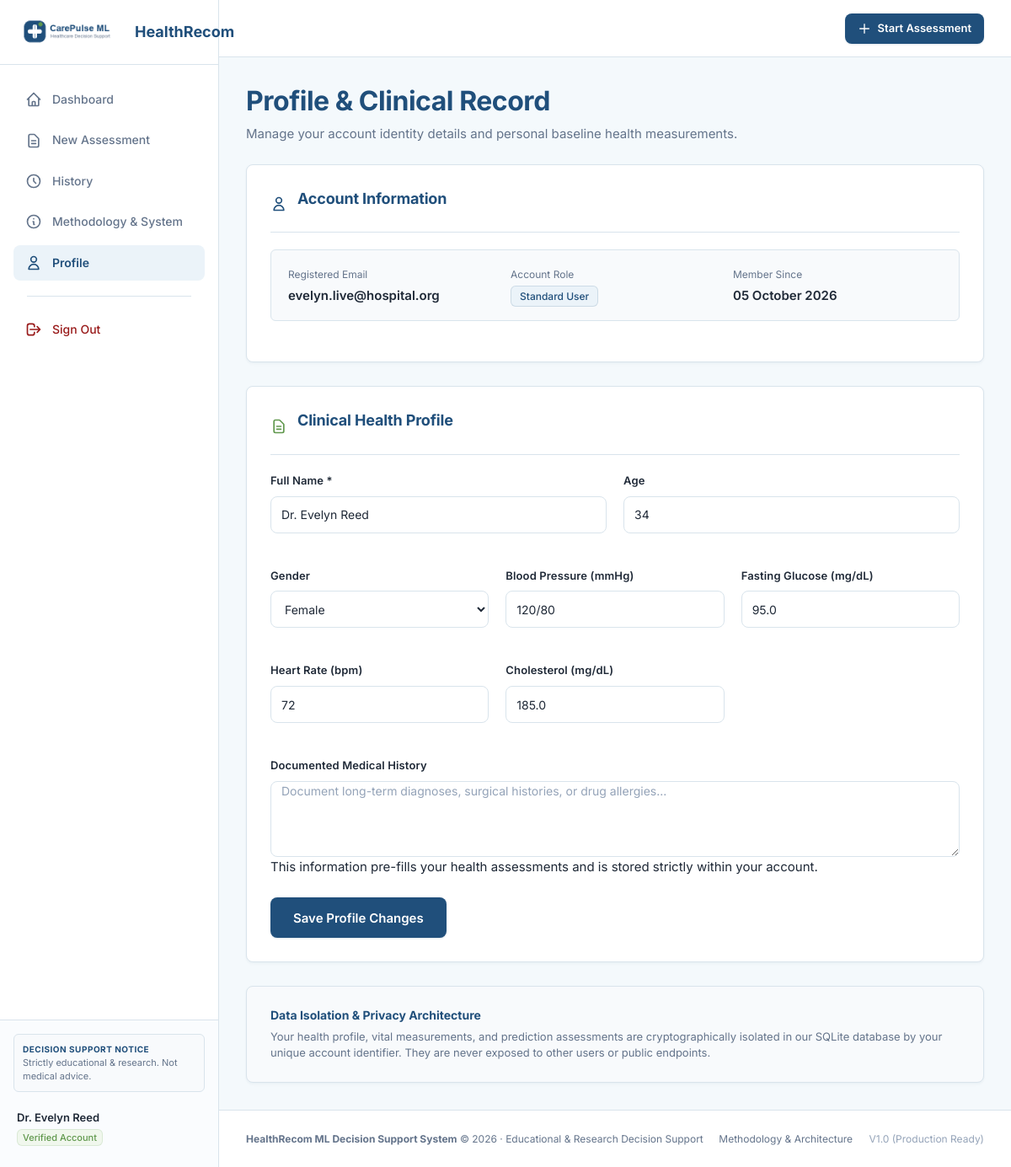
Screenshot of /profile (signed in) with the database file from the repository.
### tables this page shows
CREATE TABLE users (
            id INTEGER PRIMARY KEY AUTOINCREMENT,
            name TEXT NOT NULL,
            email TEXT UNIQUE NOT NULL,
            password_hash TEXT NOT NULL,
            role TEXT DEFAULT 'user',
            age INTEGER,
            gender TEXT,
            created_at DATETIME DEFAULT CURRENT_TIMESTAMP,
            updated_at DATETIME DEFAULT CURRENT_TIMESTAMP
        );

CREATE TABLE health_profiles (
            id INTEGER PRIMARY KEY AUTOINCREMENT,
            user_id INTEGER NOT NULL UNIQUE,
            age INTEGER,
            gender TEXT,
            blood_pressure TEXT,
            glucose REAL,
            heart_rate INTEGER,
            cholesterol REAL,
            medical_history TEXT,
            updated_at DATETIME DEFAULT CURRENT_TIMESTAMP,
            FOREIGN KEY (user_id) REFERENCES users (id) ON DELETE CASCADE
        );

### app/routes/recommendation.py (the view, shortened to what this page needs)
@recommendation_bp.route('/profile', methods=['GET', 'POST'])
@auth_required
def profile():
    db_path = current_app.config['DATABASE_PATH']
    user_id = g.user['id']
    health_profile = get_health_profile(db_path, user_id)
    return render_template(
        'profile.html',
        user=g.user,
        health_profile=health_profile,
        disclaimer=current_app.config['DISCLAIMER']
    )

### app/database/db.py (called while the page is built)
def get_db_connection(db_path):
    conn = sqlite3.connect(db_path, timeout=30.0, check_same_thread=False)
    conn.row_factory = sqlite3.Row
    conn.execute("PRAGMA foreign_keys = ON;")
    try:
        conn.execute("PRAGMA journal_mode = WAL;")
        conn.execute("PRAGMA synchronous = NORMAL;")
        conn.execute("PRAGMA busy_timeout = 30000;")
    except Exception:
        pass
    return conn

def get_user_by_id(db_path, user_id):
    with get_db_connection(db_path) as conn:
        cursor = conn.cursor()
        cursor.execute("SELECT id, name, email, role, age, gender, created_at, updated_at FROM users WHERE id = ?", (user_id,))
        row = cursor.fetchone()
        return dict(row) if row else None

def get_health_profile(db_path, user_id):
    with get_db_connection(db_path) as conn:
        cursor = conn.cursor()
        cursor.execute("SELECT * FROM health_profiles WHERE user_id = ?", (user_id,))
        row = cursor.fetchone()
        return dict(row) if row else None

### templates/profile.html (shortened to what this page needs)
{% extends "base.html" %}
{% block extra_css %}
<link rel="stylesheet" href="{{ url_for('static', filename='css/profile.css') }}">
{% endblock %}
{% block content %}
<div class="page-header">
  <div>
    <h1 class="page-title">Profile & Clinical Record</h1>
    <p class="page-subtitle">
      Manage your account identity details and personal baseline health measurements.
    </p>
  </div>
</div>
<div class="profile-container">
  <section class="profile-section-card">
    <div class="profile-section-header">
      <svg style="width: 20px; height: 20px; color: var(--primary);" fill="none" stroke="currentColor" viewBox="0 0 24 24"><path stroke-linecap="round" stroke-linejoin="round" stroke-width="2" d="M16 7a4 4 0 11-8 0 4 4 0 018 0zM12 14a7 7 0 00-7 7h14a7 7 0 00-7-7z"/></svg>
      <h2 class="profile-section-title">Account Information</h2>
    </div>
    <div class="account-info-box">
      <div>
        <span class="account-item-label">Registered Email</span>
        <div class="account-item-val">{{ user.email }}</div>
      </div>
      <div>
        <span class="account-item-label">Account Role</span>
        <div class="account-item-val">
          <span class="badge badge-primary">Standard User</span>
        </div>
      </div>
      <div>
        <span class="account-item-label">Member Since</span>
        <div class="account-item-val">{{ user.created_at | format_date }}</div>
      </div>
    </div>
  </section>
  <form method="POST" action="{{ url_for('recommendation.profile') }}" class="profile-section-card">
    <div class="profile-section-header">
      <svg style="width: 20px; height: 20px; color: var(--secondary);" fill="none" stroke="currentColor" viewBox="0 0 24 24"><path stroke-linecap="round" stroke-linejoin="round" stroke-width="2" d="M9 12h6m-6 4h6m2 5H7a2 2 0 01-2-2V5a2 2 0 012-2h5.586a1 1 0 01.707.293l5.414 5.414a1 1 0 01.293.707V19a2 2 0 01-2 2z"/></svg>
      <h2 class="profile-section-title">Clinical Health Profile</h2>
    </div>
    <div style="display: grid; grid-template-columns: 1fr 1fr; gap: 20px; margin-bottom: 20px;">
      <div class="form-group">
        <label for="name" class="form-label">
          <span>Full Name</span>
          <span class="required-indicator">*</span>
        </label>
        <input type="text" id="name" name="name" class="form-control" value="{{ user.name }}" required>
      </div>
      <div class="form-group">
        <label for="age" class="form-label">Age</label>
        <input type="number" id="age" name="age" class="form-control" min="1" max="125"
               value="{{ health_profile.age if health_profile and health_profile.age else (user.age or '') }}">
      </div>
    </div>
    <div style="display: grid; grid-template-columns: repeat(auto-fit, minmax(200px, 1fr)); gap: 20px; margin-bottom: 20px;">
      <div class="form-group">
        <label for="gender" class="form-label">Gender</label>
        {% set cur_gender = health_profile.gender if health_profile and health_profile.gender else (user.gender or '') %}
        <select id="gender" name="gender" class="form-control">
          <option value="Female" {% if cur_gender == 'Female' %}selected{% endif %}>Female</option>
        </select>
      </div>
      <div class="form-group">
        <label for="blood_pressure" class="form-label">Blood Pressure (mmHg)</label>
        <input type="text" id="blood_pressure" name="blood_pressure" class="form-control"
               placeholder="e.g. 120/80"
               value="{{ health_profile.blood_pressure if health_profile and health_profile.blood_pressure else '' }}">
      </div>
      <div class="form-group">
        <label for="glucose" class="form-label">Fasting Glucose (mg/dL)</label>
        <input type="number" step="0.1" id="glucose" name="glucose" class="form-control"
               placeholder="e.g. 95"
               value="{{ health_profile.glucose if health_profile and health_profile.glucose else '' }}">
      </div>
      <div class="form-group">
        <label for="heart_rate" class="form-label">Heart Rate (bpm)</label>
        <input type="number" id="heart_rate" name="heart_rate" class="form-control"
               placeholder="e.g. 72"
               value="{{ health_profile.heart_rate if health_profile and health_profile.heart_rate else '' }}">
      </div>
      <div class="form-group">
        <label for="cholesterol" class="form-label">Cholesterol (mg/dL)</label>
        <input type="number" step="0.1" id="cholesterol" name="cholesterol" class="form-control"
               placeholder="e.g. 190"
               value="{{ health_profile.cholesterol if health_profile and health_profile.cholesterol else '' }}">
      </div>
    </div>
    <div class="form-group" style="margin-bottom: 24px;">
      <label for="medical_history" class="form-label">Documented Medical History</label>
      <textarea id="medical_history" name="medical_history" class="form-control" rows="4"
                placeholder="Document long-term diagnoses, surgical histories, or drug allergies...">{{ health_profile.medical_history if health_profile and health_profile.medical_history else '' }}</textarea>
      <span class="helper-text">This information pre-fills your health assessments and is stored strictly within your account.</span>
    </div>
    <button type="submit" class="btn btn-primary btn-lg">
      Save Profile Changes
    </button>
  </form>
  <div class="card" style="background-color: #F8FAFC;">
    <h3 style="font-size: 14px; font-weight: 700; color: var(--primary); margin-bottom: 6px;">
      Data Isolation & Privacy Architecture
    </h3>
    <p style="font-size: 13px; color: var(--text-muted); line-height: 1.5;">
      Your health profile, vital measurements, and prediction assessments are cryptographically isolated in our SQLite database by your unique account identifier. They are never exposed to other users or public endpoints.
    </p>
  </div>
</div>
{% endblock %}

### templates/base.html (shortened to what this page needs)
<!DOCTYPE html>
<html lang="en">
<head>
  <link rel="stylesheet" href="{{ url_for('static', filename='css/main.css') }}">
  <link rel="stylesheet" href="{{ url_for('static', filename='css/base.css') }}">
  {% block extra_css %}{% endblock %}
</head>
<body>
  {% if current_user or session.get('user_id') %}
  <div class="app-shell">
    <aside class="app-sidebar" id="appSidebar">
      <div class="sidebar-header">
        <a href="{{ url_for('dashboard.view_dashboard') }}" style="display: flex; align-items: center; gap: 10px; text-decoration: none;">
          <img src="{{ url_for('static', filename='images/logo.png') }}" alt="HealthRecom Logo" class="sidebar-logo">
          <span style="font-size: 18px; font-weight: 700; color: var(--primary);">HealthRecom</span>
        </a>
      </div>
      <nav class="sidebar-nav">
        <a href="{{ url_for('dashboard.view_dashboard') }}" class="nav-item {% if request.endpoint in ['dashboard.dashboard', 'dashboard.view_dashboard'] %}active{% endif %}">
          <svg style="width: 20px; height: 20px;" fill="none" stroke="currentColor" viewBox="0 0 24 24"><path stroke-linecap="round" stroke-linejoin="round" stroke-width="2" d="M3 12l2-2m0 0l7-7 7 7M5 10v10a1 1 0 001 1h3m10-11l2 2m-2-2v10a1 1 0 01-1 1h-3m-6 0a1 1 0 001-1v-4a1 1 0 011-1h2a1 1 0 011 1v4a1 1 0 001 1m-6 0h6"/></svg>
          Dashboard
        </a>
        <a href="{{ url_for('prediction.assessment') }}" class="nav-item {% if request.endpoint == 'prediction.assessment' %}active{% endif %}">
          <svg style="width: 20px; height: 20px;" fill="none" stroke="currentColor" viewBox="0 0 24 24"><path stroke-linecap="round" stroke-linejoin="round" stroke-width="2" d="M9 12h6m-6 4h6m2 5H7a2 2 0 01-2-2V5a2 2 0 012-2h5.586a1 1 0 01.707.293l5.414 5.414a1 1 0 01.293.707V19a2 2 0 01-2 2z"/></svg>
          New Assessment
        </a>
        <a href="{{ url_for('prediction.history') }}" class="nav-item {% if request.endpoint == 'prediction.history' %}active{% endif %}">
          <svg style="width: 20px; height: 20px;" fill="none" stroke="currentColor" viewBox="0 0 24 24"><path stroke-linecap="round" stroke-linejoin="round" stroke-width="2" d="M12 8v4l3 3m6-3a9 9 0 11-18 0 9 9 0 0118 0z"/></svg>
          History
        </a>
        <a href="{{ url_for('dashboard.about') }}" class="nav-item {% if request.endpoint in ['dashboard.about', 'recommendation.about'] %}active{% endif %}">
          <svg style="width: 20px; height: 20px;" fill="none" stroke="currentColor" viewBox="0 0 24 24"><path stroke-linecap="round" stroke-linejoin="round" stroke-width="2" d="M13 16h-1v-4h-1m1-4h.01M21 12a9 9 0 11-18 0 9 9 0 0118 0z"/></svg>
          Methodology & System
        </a>
        <a href="{{ url_for('recommendation.profile') }}" class="nav-item {% if request.endpoint == 'recommendation.profile' %}active{% endif %}">
          <svg style="width: 20px; height: 20px;" fill="none" stroke="currentColor" viewBox="0 0 24 24"><path stroke-linecap="round" stroke-linejoin="round" stroke-width="2" d="M16 7a4 4 0 11-8 0 4 4 0 018 0zM12 14a7 7 0 00-7 7h14a7 7 0 00-7-7z"/></svg>
          Profile
        </a>
        <div class="nav-divider" style="margin: 12px 16px; width: auto; height: 1px; background: var(--border-color);"></div>
        <a href="{{ url_for('auth.logout') }}" class="nav-item logout-link" style="color: #991B1B;">
          <svg style="width: 20px; height: 20px;" fill="none" stroke="currentColor" viewBox="0 0 24 24"><path stroke-linecap="round" stroke-linejoin="round" stroke-width="2" d="M17 16l4-4m0 0l-4-4m4 4H7m6 4v1a3 3 0 01-3 3H6a3 3 0 01-3-3V7a3 3 0 013-3h4a3 3 0 013 3v1"/></svg>
          Sign Out
        </a>
      </nav>
      <div class="sidebar-footer">
        <div class="disclaimer-card" style="font-size: 11px; padding: 10px; background: #F8FAFC; border: 1px solid var(--border-color); border-radius: 6px;">
          <strong style="display: block; color: var(--primary); margin-bottom: 2px;">Decision Support Notice</strong>
          Strictly educational & research. Not medical advice.
        </div>
        {% if current_user %}
        <div class="user-mini-profile" style="display: flex; align-items: center; justify-content: space-between; margin-top: 12px;">
          <div style="min-width: 0;">
            <div class="user-info-text" style="font-weight: 600; font-size: 13px; color: var(--text-main);">{{ current_user.name }}</div>
            <span class="badge badge-secondary" style="font-size: 11px; padding: 2px 6px;">Verified Account</span>
          </div>
        </div>
        {% endif %}
      </div>
    </aside>
    <div class="app-main-wrapper">
      <header class="app-header">
        <div class="header-right">
          {% if request.endpoint not in ['dashboard.dashboard', 'dashboard.view_dashboard'] %}
          <a href="{{ url_for('prediction.assessment') }}" class="btn btn-primary btn-sm">
            <svg style="width: 16px; height: 16px;" fill="none" stroke="currentColor" viewBox="0 0 24 24"><path stroke-linecap="round" stroke-linejoin="round" stroke-width="2" d="M12 4v16m8-8H4"/></svg>
            <span>Start Assessment</span>
          </a>
          {% endif %}
        </div>
      </header>
      <main class="app-content">
        {% block content %}{% endblock %}
      </main>
      <footer class="app-footer">
        <div>
          <strong>HealthRecom ML Decision Support System</strong> &copy; {{ current_year }} &middot; Educational & Research Decision Support
        </div>
        <div>
          <a href="{{ url_for('dashboard.about') }}" style="color: var(--text-secondary); margin-right: 16px;">Methodology & Architecture</a>
          <span style="color: var(--text-light);">V1.0 (Production Ready)</span>
        </div>
      </footer>
    </div>
  </div>
  {% endif %}
</body>
</html>

### static/css/profile.css (style rules this page uses)
.profile-container { display: flex; flex-direction: column; gap: 28px; max-width: 900px; }
.profile-section-card { background-color: var(--card); border: 1px solid var(--border); border-radius: var(--radius-md); padding: 28px; box-shadow: var(--shadow-sm); }
.profile-section-header { display: flex; align-items: center; gap: 12px; margin-bottom: 20px; padding-bottom: 14px; border-bottom: 1px solid var(--border); }
.profile-section-title { font-size: 18px; font-weight: 700; color: var(--primary); }
.account-info-box { background-color: #F8FAFC; border: 1px solid var(--border); border-radius: var(--radius-sm); padding: 16px 20px; margin-bottom: 20px; display: grid; grid-template-columns: repeat(auto-fit, minmax(200px, 1fr)); gap: 16px; }
.account-item-label { font-size: 12px; color: var(--text-muted); }
.account-item-val { font-size: 15px; font-weight: 600; color: var(--text); margin-top: 2px; }

### rows the page displays
users: name "Dr. Evelyn Reed", email "evelyn.live@hospital.org", created_at "05 October 2026"
health_profiles: age "34", gender "Female", blood_pressure "120/80", glucose "95.0", heart_rate "72", cholesterol "185.0"
